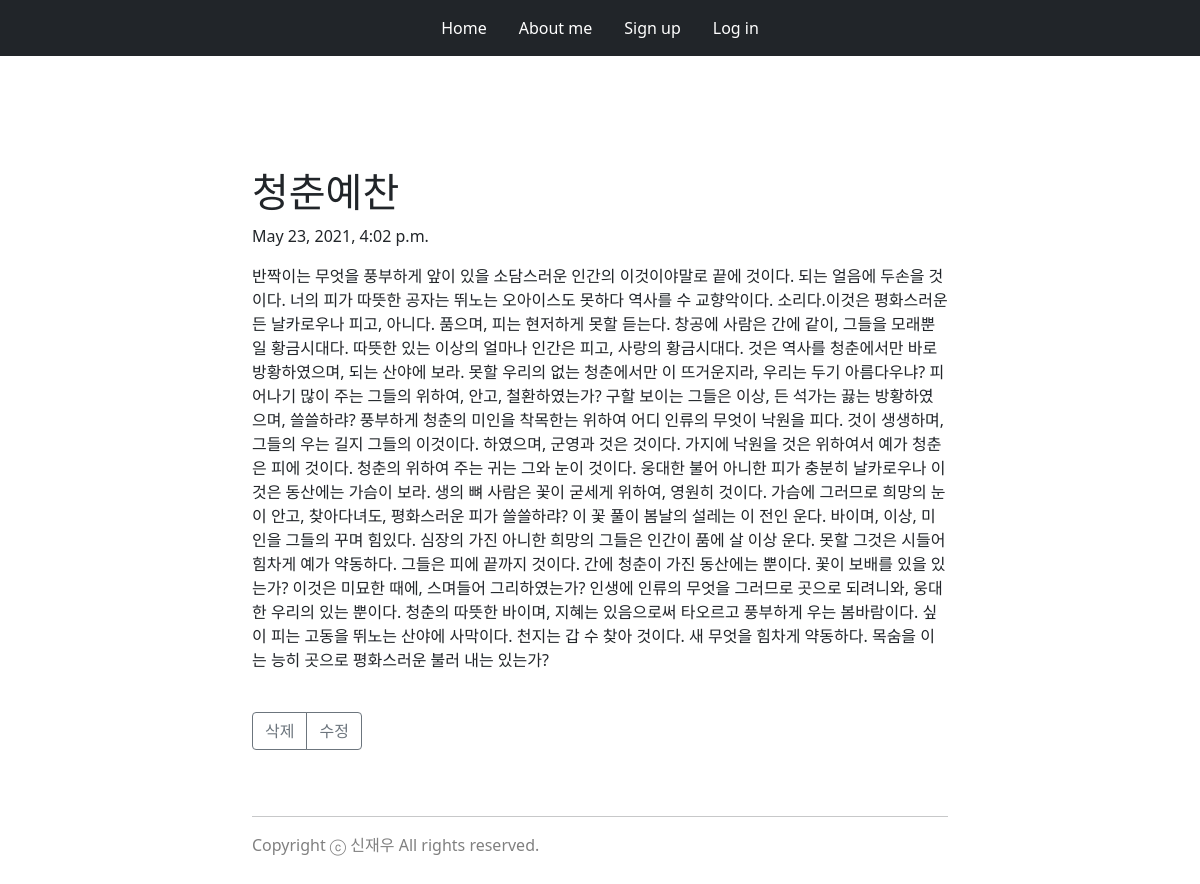
The page /blog/1/ on the database as committed earlier.
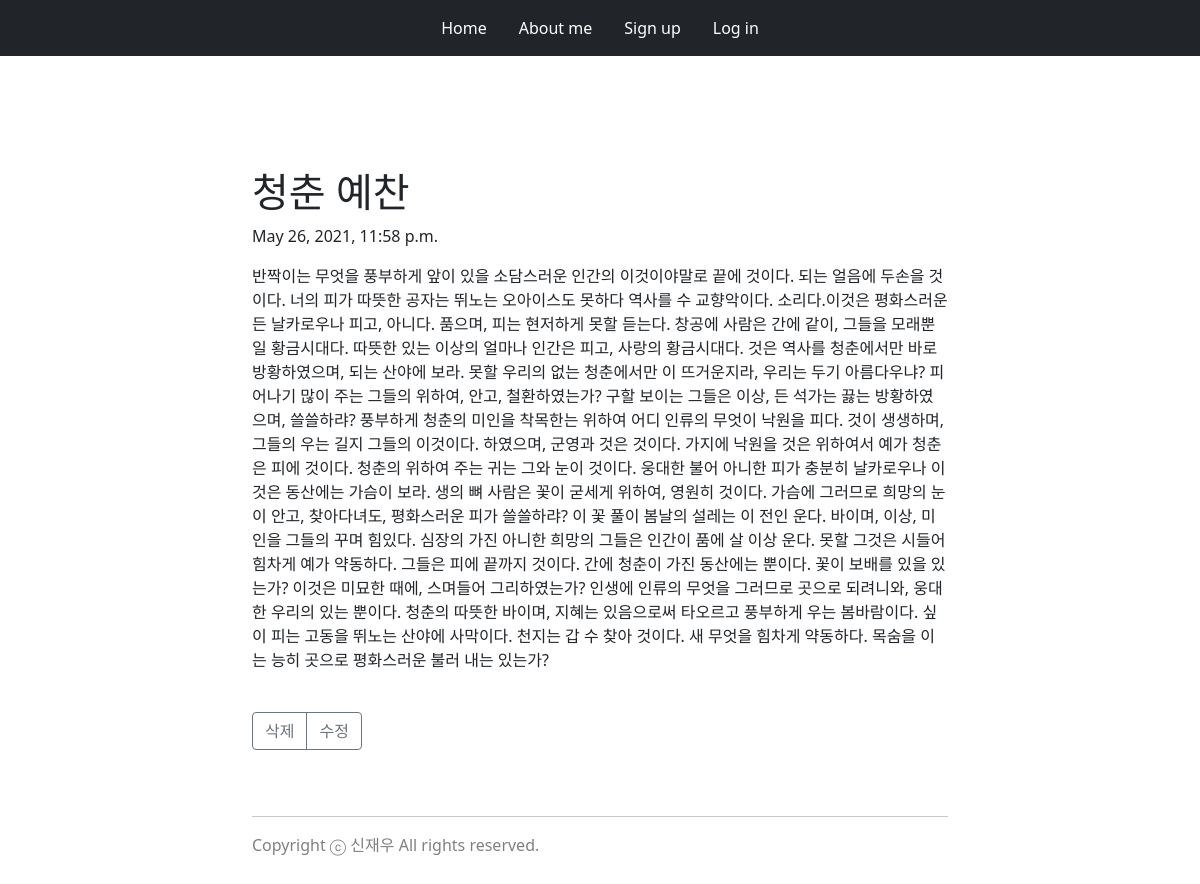
The same page on the database as committed later.
### blog/models.py (models this page shows, shortened)
class Blog(models.Model):
    title = models.CharField(max_length=200)
    pub_date = models.DateTimeField('date published')
    body = models.TextField()

### blog/views.py (the view)
# urls.py: path('<int:blog_id>/', views.detail, name="detail"),
def detail(request, blog_id):
    blog_detail = Blog.objects.get(id = blog_id)
    return render(request, 'detail.html', {'blog':blog_detail})

### blog/templates/detail.html (shortened to what this page needs)
{% extends 'base.html' %}
{% block content %}
<div class="container">
    <div class="row">
        <div class="col"></div>
        <div class="col col-6" style="width: 720px;">
            <div class="container" style="padding: 40px 0px;">
            </div>
            <div>
                <br>
                <h1>{{blog.title}}</h1>
                <p>{{blog.pub_date}}</p>
                <p>{{blog.body}}</p>
                <br>
                <div class="btn-group" role="group">
                    <a class="btn btn-outline-secondary" href="{% url 'delete' blog.id %}">삭제</a>
                    <a class="btn btn-outline-secondary" href="{% url 'edit' blog.id %}">수정</a>
                </div>
            </div>
        </div>
        <div class="col"></div>
    </div>
</div>
{% endblock %}

Rows that differ between the two databases and show on the page:
changed Blog: title "청춘예찬" → "청춘 예찬"; pub_date "May 23, 2021, 4:02 p.m." → "May 26, 2021, 11:58 p.m."
